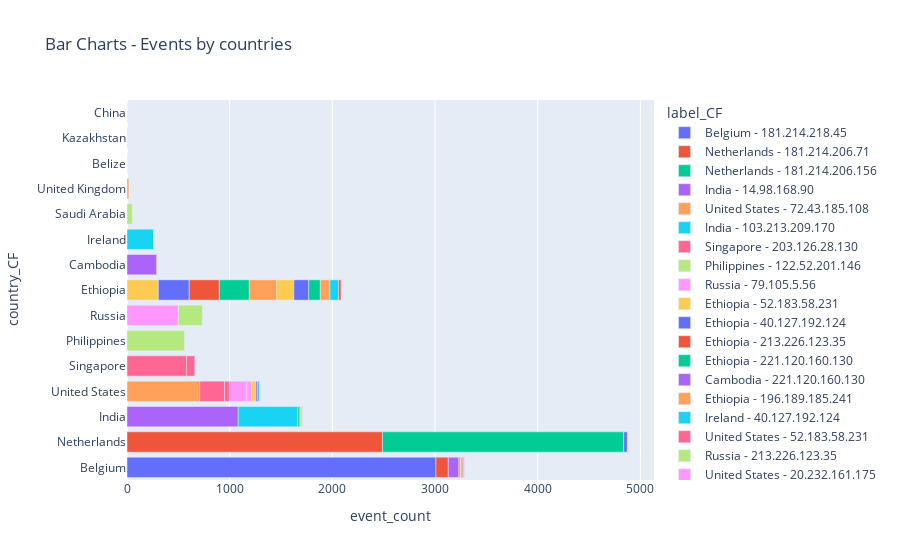

The notebook cell this image was saved under:
### Code cell
#1.5 - Event Counts Dataset with charts (country_cf)
grouplog = pd.read_excel('export_data.xlsx')
grouplog.drop(['destinationhost_CF'], axis=1, inplace=True)
grouplog = grouplog.sort_values(by = 'event_count', ascending=False)
display(grouplog)

fig = px.bar(grouplog, x = 'event_count', y = 'country_CF', color = 'label_CF', title = 'Bar Charts - Events by countries')
fig.show()

### Figure 1 — Plotly figure (JSON) as saved in the notebook; plotly's stock layout.template omitted (floating-point values rounded to 4 significant figures)
{"data": [{"alignmentgroup": "True", "hovertemplate": "label_CF=Belgium - 181.214.218.45<br>event_count=%{x}<br>country_CF=%{y}<extra></extra>", "legendgroup": "Belgium - 181.214.218.45", "marker": {"color": "#636efa", "pattern": {"shape": ""}}, "name": "Belgium - 181.214.218.45", "offsetgroup": "Belgium - 181.214.218.45", "orientation": "h", "showlegend": true, "textposition": "auto", "type": "bar", "x": [3009], "xaxis": "x", "y": ["Belgium"], "yaxis": "y"}, {"alignmentgroup": "True", "hovertemplate": "label_CF=Netherlands - 181.214.206.71<br>event_count=%{x}<br>country_CF=%{y}<extra></extra>", "legendgroup": "Netherlands - 181.214.206.71", "marker": {"color": "#EF553B", "pattern": {"shape": ""}}, "name": "Netherlands - 181.214.206.71", "offsetgroup": "Netherlands - 181.214.206.71", "orientation": "h", "showlegend": true, "textposition": "auto", "type": "bar", "x": [2488], "xaxis": "x", "y": ["Netherlands"], "yaxis": "y"}, {"alignmentgroup": "True", "hovertemplate": "label_CF=Netherlands - 181.214.206.156<br>event_count=%{x}<br>country_CF=%{y}<extra></extra>", "legendgroup": "Netherlands - 181.214.206.156", "marker": {"color": "#00cc96", "pattern": {"shape": ""}}, "name": "Netherlands - 181.214.206.156", "offsetgroup": "Netherlands - 181.214.206.156", "orientation": "h", "showlegend": true, "textposition": "auto", "type": "bar", "x": [2350], "xaxis": "x", "y": ["Netherlands"], "yaxis": "y"}, {"alignmentgroup": "True", "hovertemplate": "label_CF=India - 14.98.168.90<br>event_count=%{x}<br>country_CF=%{y}<extra></extra>", "legendgroup": "India - 14.98.168.90", "marker": {"color": "#ab63fa", "pattern": {"shape": ""}}, "name": "India - 14.98.168.90", "offsetgroup": "India - 14.98.168.90", "orientation": "h", "showlegend": true, "textposition": "auto", "type": "bar", "x": [1083], "xaxis": "x", "y": ["India"], "yaxis": "y"}, {"alignmentgroup": "True", "hovertemplate": "label_CF=United States - 72.43.185.108<br>event_count=%{x}<br>country_CF=%{y}<extra></extra>", "legendgroup": "United States - 72.43.185.108", "marker": {"color": "#FFA15A", "pattern": {"shape": ""}}, "name": "United States - 72.43.185.108", "offsetgroup": "United States - 72.43.185.108", "orientation": "h", "showlegend": true, "textposition": "auto", "type": "bar", "x": [708], "xaxis": "x", "y": ["United States"], "yaxis": "y"}, {"alignmentgroup": "True", "hovertemplate": "label_CF=India - 103.213.209.170<br>event_count=%{x}<br>country_CF=%{y}<extra></extra>", "legendgroup": "India - 103.213.209.170", "marker": {"color": "#19d3f3", "pattern": {"shape": ""}}, "name": "India - 103.213.209.170", "offsetgroup": "India - 103.213.209.170", "orientation": "h", "showlegend": true, "textposition": "auto", "type": "bar", "x": [581], "xaxis": "x", "y": ["India"], "yaxis": "y"}, {"alignmentgroup": "True", "hovertemplate": "label_CF=Singapore - 203.126.28.130<br>event_count=%{x}<br>country_CF=%{y}<extra></extra>", "legendgroup": "Singapore - 203.126.28.130", "marker": {"color": "#FF6692", "pattern": {"shape": ""}}, "name": "Singapore - 203.126.28.130", "offsetgroup": "Singapore - 203.126.28.130", "orientation": "h", "showlegend": true, "textposition": "auto", "type": "bar", "x": [581], "xaxis": "x", "y": ["Singapore"], "yaxis": "y"}, {"alignmentgroup": "True", "hovertemplate": "label_CF=Philippines - 122.52.201.146<br>event_count=%{x}<br>country_CF=%{y}<extra></extra>", "legendgroup": "Philippines - 122.52.201.146", "marker": {"color": "#B6E880", "pattern": {"shape": ""}}, "name": "Philippines - 122.52.201.146", "offsetgroup": "Philippines - 122.52.201.146", "orientation": "h", "showlegend": true, "textposition": "auto", "type": "bar", "x": [560], "xaxis": "x", "y": ["Philippines"], "yaxis": "y"}, {"alignmentgroup": "True", "hovertemplate": "label_CF=Russia - 79.105.5.56<br>event_count=%{x}<br>country_CF=%{y}<extra></extra>", "legendgroup": "Russia - 79.105.5.56", "marker": {"color": "#FF97FF", "pattern": {"shape": ""}}, "name": "Russia - 79.105.5.56", "offsetgroup": "Russia - 79.105.5.56", "orientation": "h", "showlegend": true, "textposition": "auto", "type": "bar", "x": [500], "xaxis": "x", "y": ["Russia"], "yaxis": "y"}, {"alignmentgroup": "True", "hovertemplate": "label_CF=Ethiopia - 52.183.58.231<br>event_count=%{x}<br>country_CF=%{y}<extra></extra>", "legendgroup": "Ethiopia - 52.183.58.231", "marker": {"color": "#FECB52", "pattern": {"shape": ""}}, "name": "Ethiopia - 52.183.58.231", "offsetgroup": "Ethiopia - 52.183.58.231", "orientation": "h", "showlegend": true, "textposition": "auto", "type": "bar", "x": [305], "xaxis": "x", "y": ["Ethiopia"], "yaxis": "y"}, {"alignmentgroup": "True", "hovertemplate": "label_CF=Ethiopia - 40.127.192.124<br>event_count=%{x}<br>country_CF=%{y}<extra></extra>", "legendgroup": "Ethiopia - 40.127.192.124", "marker": {"color": "#636efa", "pattern": {"shape": ""}}, "name": "Ethiopia - 40.127.192.124", "offsetgroup": "Ethiopia - 40.127.192.124", "orientation": "h", "showlegend": true, "textposition": "auto", "type": "bar", "x": [301], "xaxis": "x", "y": ["Ethiopia"], "yaxis": "y"}, {"alignmentgroup": "True", "hovertemplate": "label_CF=Ethiopia - 213.226.123.35<br>event_count=%{x}<br>country_CF=%{y}<extra></extra>", "legendgroup": "Ethiopia - 213.226.123.35", "marker": {"color": "#EF553B", "pattern": {"shape": ""}}, "name": "Ethiopia - 213.226.123.35", "offsetgroup": "Ethiopia - 213.226.123.35", "orientation": "h", "showlegend": true, "textposition": "auto", "type": "bar", "x": [293], "xaxis": "x", "y": ["Ethiopia"], "yaxis": "y"}, {"alignmentgroup": "True", "hovertemplate": "label_CF=Ethiopia - 221.120.160.130<br>event_count=%{x}<br>country_CF=%{y}<extra></extra>", "legendgroup": "Ethiopia - 221.120.160.130", "marker": {"color": "#00cc96", "pattern": {"shape": ""}}, "name": "Ethiopia - 221.120.160.130", "offsetgroup": "Ethiopia - 221.120.160.130", "orientation": "h", "showlegend": true, "textposition": "auto", "type": "bar", "x": [292], "xaxis": "x", "y": ["Ethiopia"], "yaxis": "y"}, {"alignmentgroup": "True", "hovertemplate": "label_CF=Cambodia - 221.120.160.130<br>event_count=%{x}<br>country_CF=%{y}<extra></extra>", "legendgroup": "Cambodia - 221.120.160.130", "marker": {"color": "#ab63fa", "pattern": {"shape": ""}}, "name": "Cambodia - 221.120.160.130", "offsetgroup": "Cambodia - 221.120.160.130", "orientation": "h", "showlegend": true, "textposition": "auto", "type": "bar", "x": [288], "xaxis": "x", "y": ["Cambodia"], "yaxis": "y"}, {"alignmentgroup": "True", "hovertemplate": "label_CF=Ethiopia - 196.189.185.241<br>event_count=%{x}<br>country_CF=%{y}<extra></extra>", "legendgroup": "Ethiopia - 196.189.185.241", "marker": {"color": "#FFA15A", "pattern": {"shape": ""}}, "name": "Ethiopia - 196.189.185.241", "offsetgroup": "Ethiopia - 196.189.185.241", "orientation": "h", "showlegend": true, "textposition": "auto", "type": "bar", "x": [268], "xaxis": "x", "y": ["Ethiopia"], "yaxis": "y"}, {"alignmentgroup": "True", "hovertemplate": "label_CF=Ireland - 40.127.192.124<br>event_count=%{x}<br>country_CF=%{y}<extra></extra>", "legendgroup": "Ireland - 40.127.192.124", "marker": {"color": "#19d3f3", "pattern": {"shape": ""}}, "name": "Ireland - 40.127.192.124", "offsetgroup": "Ireland - 40.127.192.124", "orientation": "h", "showlegend": true, "textposition": "auto", "type": "bar", "x": [258], "xaxis": "x", "y": ["Ireland"], "yaxis": "y"}, {"alignmentgroup": "True", "hovertemplate": "label_CF=United States - 52.183.58.231<br>event_count=%{x}<br>country_CF=%{y}<extra></extra>", "legendgroup": "United States - 52.183.58.231", "marker": {"color": "#FF6692", "pattern": {"shape": ""}}, "name": "United States - 52.183.58.231", "offsetgroup": "United States - 52.183.58.231", "orientation": "h", "showlegend": true, "textposition": "auto", "type": "bar", "x": [242, 47], "xaxis": "x", "y": ["United States", "United States"], "yaxis": "y"}, {"alignmentgroup": "True", "hovertemplate": "label_CF=Russia - 213.226.123.35<br>event_count=%{x}<br>country_CF=%{y}<extra></extra>", "legendgroup": "Russia - 213.226.123.35", "marker": {"color": "#B6E880", "pattern": {"shape": ""}}, "name": "Russia - 213.226.123.35", "offsetgroup": "Russia - 213.226.123.35", "orientation": "h", "showlegend": true, "textposition": "auto", "type": "bar", "x": [234], "xaxis": "x", "y": ["Russia"], "yaxis": "y"}, {"alignmentgroup": "True", "hovertemplate": "label_CF=United States - 20.232.161.175<br>event_count=%{x}<br>country_CF=%{y}<extra></extra>", "legendgroup": "United States - 20.232.161.175", "marker": {"color": "#FF97FF", "pattern": {"shape": ""}}, "name": "United States - 20.232.161.175", "offsetgroup": "United States - 20.232.161.175", "orientation": "h", "showlegend": true, "textposition": "auto", "type": "bar", "x": [171], "xaxis": "x", "y": ["United States"], "yaxis": "y"}, {"alignmentgroup": "True", "hovertemplate": "label_CF=Ethiopia - 181.214.218.45<br>event_count=%{x}<br>country_CF=%{y}<extra></extra>", "legendgroup": "Ethiopia - 181.214.218.45", "marker": {"color": "#FECB52", "pattern": {"shape": ""}}, "name": "Ethiopia - 181.214.218.45", "offsetgroup": "Ethiopia - 181.214.218.45", "orientation": "h", "showlegend": true, "textposition": "auto", "type": "bar", "x": [166], "xaxis": "x", "y": ["Ethiopia"], "yaxis": "y"}, {"alignmentgroup": "True", "hovertemplate": "label_CF=Ethiopia - 181.214.206.71<br>event_count=%{x}<br>country_CF=%{y}<extra></extra>", "legendgroup": "Ethiopia - 181.214.206.71", "marker": {"color": "#636efa", "pattern": {"shape": ""}}, "name": "Ethiopia - 181.214.206.71", "offsetgroup": "Ethiopia - 181.214.206.71", "orientation": "h", "showlegend": true, "textposition": "auto", "type": "bar", "x": [145], "xaxis": "x", "y": ["Ethiopia"], "yaxis": "y"}, {"alignmentgroup": "True", "hovertemplate": "label_CF=Belgium - 181.214.206.156<br>event_count=%{x}<br>country_CF=%{y}<extra></extra>", "legendgroup": "Belgium - 181.214.206.156", "marker": {"color": "#EF553B", "pattern": {"shape": ""}}, "name": "Belgium - 181.214.206.156", "offsetgroup": "Belgium - 181.214.206.156", "orientation": "h", "showlegend": true, "textposition": "auto", "type": "bar", "x": [120], "xaxis": "x", "y": ["Belgium"], "yaxis": "y"}, {"alignmentgroup": "True", "hovertemplate": "label_CF=Ethiopia - 181.214.206.156<br>event_count=%{x}<br>country_CF=%{y}<extra></extra>", "legendgroup": "Ethiopia - 181.214.206.156", "marker": {"color": "#00cc96", "pattern": {"shape": ""}}, "name": "Ethiopia - 181.214.206.156", "offsetgroup": "Ethiopia - 181.214.206.156", "orientation": "h", "showlegend": true, "textposition": "auto", "type": "bar", "x": [113], "xaxis": "x", "y": ["Ethiopia"], "yaxis": "y"}, {"alignmentgroup": "True", "hovertemplate": "label_CF=Belgium - 181.214.206.71<br>event_count=%{x}<br>country_CF=%{y}<extra></extra>", "legendgroup": "Belgium - 181.214.206.71", "marker": {"color": "#ab63fa", "pattern": {"shape": ""}}, "name": "Belgium - 181.214.206.71", "offsetgroup": "Belgium - 181.214.206.71", "orientation": "h", "showlegend": true, "textposition": "auto", "type": "bar", "x": [103], "xaxis": "x", "y": ["Belgium"], "yaxis": "y"}, {"alignmentgroup": "True", "hovertemplate": "label_CF=Ethiopia - 196.189.185.247<br>event_count=%{x}<br>country_CF=%{y}<extra></extra>", "legendgroup": "Ethiopia - 196.189.185.247", "marker": {"color": "#FFA15A", "pattern": {"shape": ""}}, "name": "Ethiopia - 196.189.185.247", "offsetgroup": "Ethiopia - 196.189.185.247", "orientation": "h", "showlegend": true, "textposition": "auto", "type": "bar", "x": [94], "xaxis": "x", "y": ["Ethiopia"], "yaxis": "y"}, {"alignmentgroup": "True", "hovertemplate": "label_CF=Ethiopia - 20.232.161.175<br>event_count=%{x}<br>country_CF=%{y}<extra></extra>", "legendgroup": "Ethiopia - 20.232.161.175", "marker": {"color": "#19d3f3", "pattern": {"shape": ""}}, "name": "Ethiopia - 20.232.161.175", "offsetgroup": "Ethiopia - 20.232.161.175", "orientation": "h", "showlegend": true, "textposition": "auto", "type": "bar", "x": [85], "xaxis": "x", "y": ["Ethiopia"], "yaxis": "y"}, {"alignmentgroup": "True", "hovertemplate": "label_CF=Singapore - 20.195.57.230<br>event_count=%{x}<br>country_CF=%{y}<extra></extra>", "legendgroup": "Singapore - 20.195.57.230", "marker": {"color": "#FF6692", "pattern": {"shape": ""}}, "name": "Singapore - 20.195.57.230", "offsetgroup": "Singapore - 20.195.57.230", "orientation": "h", "showlegend": true, "textposition": "auto", "type": "bar", "x": [79], "xaxis": "x", "y": ["Singapore"], "yaxis": "y"}, {"alignmentgroup": "True", "hovertemplate": "label_CF=Saudi Arabia - 93.112.215.84<br>event_count=%{x}<br>country_CF=%{y}<extra></extra>", "legendgroup": "Saudi Arabia - 93.112.215.84", "marker": {"color": "#B6E880", "pattern": {"shape": ""}}, "name": "Saudi Arabia - 93.112.215.84", "offsetgroup": "Saudi Arabia - 93.112.215.84", "orientation": "h", "showlegend": true, "textposition": "auto", "type": "bar", "x": [51], "xaxis": "x", "y": ["Saudi Arabia"], "yaxis": "y"}, {"alignmentgroup": "True", "hovertemplate": "label_CF=United States - 221.120.160.130<br>event_count=%{x}<br>country_CF=%{y}<extra></extra>", "legendgroup": "United States - 221.120.160.130", "marker": {"color": "#FF97FF", "pattern": {"shape": ""}}, "name": "United States - 221.120.160.130", "offsetgroup": "United States - 221.120.160.130", "orientation": "h", "showlegend": true, "textposition": "auto", "type": "bar", "x": [44], "xaxis": "x", "y": ["United States"], "yaxis": "y"}, {"alignmentgroup": "True", "hovertemplate": "label_CF=United States - 40.127.192.124<br>event_count=%{x}<br>country_CF=%{y}<extra></extra>", "legendgroup": "United States - 40.127.192.124", "marker": {"color": "#FECB52", "pattern": {"shape": ""}}, "name": "United States - 40.127.192.124", "offsetgroup": "United States - 40.127.192.124", "orientation": "h", "showlegend": true, "textposition": "auto", "type": "bar", "x": [43], "xaxis": "x", "y": ["United States"], "yaxis": "y"}, {"alignmentgroup": "True", "hovertemplate": "label_CF=Netherlands - 185.170.144.3<br>event_count=%{x}<br>country_CF=%{y}<extra></extra>", "legendgroup": "Netherlands - 185.170.144.3", "marker": {"color": "#636efa", "pattern": {"shape": ""}}, "name": "Netherlands - 185.170.144.3", "offsetgroup": "Netherlands - 185.170.144.3", "orientation": "h", "showlegend": true, "textposition": "auto", "type": "bar", "x": [35], "xaxis": "x", "y": ["Netherlands"], "yaxis": "y"}, {"alignmentgroup": "True", "hovertemplate": "label_CF=Ethiopia - 20.195.57.230<br>event_count=%{x}<br>country_CF=%{y}<extra></extra>", "legendgroup": "Ethiopia - 20.195.57.230", "marker": {"color": "#EF553B", "pattern": {"shape": ""}}, "name": "Ethiopia - 20.195.57.230", "offsetgroup": "Ethiopia - 20.195.57.230", "orientation": "h", "showlegend": true, "textposition": "auto", "type": "bar", "x": [24], "xaxis": "x", "y": ["Ethiopia"], "yaxis": "y"}, {"alignmentgroup": "True", "hovertemplate": "label_CF=India - 181.214.206.71<br>event_count=%{x}<br>country_CF=%{y}<extra></extra>", "legendgroup": "India - 181.214.206.71", "marker": {"color": "#00cc96", "pattern": {"shape": ""}}, "name": "India - 181.214.206.71", "offsetgroup": "India - 181.214.206.71", "orientation": "h", "showlegend": true, "textposition": "auto", "type": "bar", "x": [20], "xaxis": "x", "y": ["India"], "yaxis": "y"}, {"alignmentgroup": "True", "hovertemplate": "label_CF=United States - 185.170.144.3<br>event_count=%{x}<br>country_CF=%{y}<extra></extra>", "legendgroup": "United States - 185.170.144.3", "marker": {"color": "#ab63fa", "pattern": {"shape": ""}}, "name": "United States - 185.170.144.3", "offsetgroup": "United States - 185.170.144.3", "orientation": "h", "showlegend": true, "textposition": "auto", "type": "bar", "x": [19], "xaxis": "x", "y": ["United States"], "yaxis": "y"}, {"alignmentgroup": "True", "hovertemplate": "label_CF=United Kingdom - 176.10.80.6<br>event_count=%{x}<br>country_CF=%{y}<extra></extra>", "legendgroup": "United Kingdom - 176.10.80.6", "marker": {"color": "#FFA15A", "pattern": {"shape": ""}}, "name": "United Kingdom - 176.10.80.6", "offsetgroup": "United Kingdom - 176.10.80.6", "orientation": "h", "showlegend": true, "textposition": "auto", "type": "bar", "x": [18], "xaxis": "x", "y": ["United Kingdom"], "yaxis": "y"}, {"alignmentgroup": "True", "hovertemplate": "label_CF=United States - 87.251.75.120<br>event_count=%{x}<br>country_CF=%{y}<extra></extra>", "legendgroup": "United States - 87.251.75.120", "marker": {"color": "#19d3f3", "pattern": {"shape": ""}}, "name": "United States - 87.251.75.120", "offsetgroup": "United States - 87.251.75.120", "orientation": "h", "showlegend": true, "textposition": "auto", "type": "bar", "x": [18], "xaxis": "x", "y": ["United States"], "yaxis": "y"}, {"alignmentgroup": "True", "hovertemplate": "label_CF=Belgium - 103.213.209.170<br>event_count=%{x}<br>country_CF=%{y}<extra></extra>", "legendgroup": "Belgium - 103.213.209.170", "marker": {"color": "#FF6692", "pattern": {"shape": ""}}, "name": "Belgium - 103.213.209.170", "offsetgroup": "Belgium - 103.213.209.170", "orientation": "h", "showlegend": true, "textposition": "auto", "type": "bar", "x": [13], "xaxis": "x", "y": ["Belgium"], "yaxis": "y"}, {"alignmentgroup": "True", "hovertemplate": "label_CF=India - 181.214.218.45<br>event_count=%{x}<br>country_CF=%{y}<extra></extra>", "legendgroup": "India - 181.214.218.45", "marker": {"color": "#B6E880", "pattern": {"shape": ""}}, "name": "India - 181.214.218.45", "offsetgroup": "India - 181.214.218.45", "orientation": "h", "showlegend": true, "textposition": "auto", "type": "bar", "x": [13], "xaxis": "x", "y": ["India"], "yaxis": "y"}, {"alignmentgroup": "True", "hovertemplate": "label_CF=India - 181.214.206.156<br>event_count=%{x}<br>country_CF=%{y}<extra></extra>", "legendgroup": "India - 181.214.206.156", "marker": {"color": "#FF97FF", "pattern": {"shape": ""}}, "name": "India - 181.214.206.156", "offsetgroup": "India - 181.214.206.156", "orientation": "h", "showlegend": true, "textposition": "auto", "type": "bar", "x": [12], "xaxis": "x", "y": ["India"], "yaxis": "y"}, {"alignmentgroup": "True", "hovertemplate": "label_CF=Belgium - 20.232.161.175<br>event_count=%{x}<br>country_CF=%{y}<extra></extra>", "legendgroup": "Belgium - 20.232.161.175", "marker": {"color": "#FECB52", "pattern": {"shape": ""}}, "name": "Belgium - 20.232.161.175", "offsetgroup": "Belgium - 20.232.161.175", "orientation": "h", "showlegend": true, "textposition": "auto", "type": "bar", "x": [10], "xaxis": "x", "y": ["Belgium"], "yaxis": "y"}, {"alignmentgroup": "True", "hovertemplate": "label_CF=Belgium - 221.120.160.130<br>event_count=%{x}<br>country_CF=%{y}<extra></extra>", "legendgroup": "Belgium - 221.120.160.130", "marker": {"color": "#636efa", "pattern": {"shape": ""}}, "name": "Belgium - 221.120.160.130", "offsetgroup": "Belgium - 221.120.160.130", "orientation": "h", "showlegend": true, "textposition": "auto", "type": "bar", "x": [9], "xaxis": "x", "y": ["Belgium"], "yaxis": "y"}, {"alignmentgroup": "True", "hovertemplate": "label_CF=Belgium - 40.127.192.124<br>event_count=%{x}<br>country_CF=%{y}<extra></extra>", "legendgroup": "Belgium - 40.127.192.124", "marker": {"color": "#EF553B", "pattern": {"shape": ""}}, "name": "Belgium - 40.127.192.124", "offsetgroup": "Belgium - 40.127.192.124", "orientation": "h", "showlegend": true, "textposition": "auto", "type": "bar", "x": [9], "xaxis": "x", "y": ["Belgium"], "yaxis": "y"}, {"alignmentgroup": "True", "hovertemplate": "label_CF=Belgium - 176.10.80.6<br>event_count=%{x}<br>country_CF=%{y}<extra></extra>", "legendgroup": "Belgium - 176.10.80.6", "marker": {"color": "#00cc96", "pattern": {"shape": ""}}, "name": "Belgium - 176.10.80.6", "offsetgroup": "Belgium - 176.10.80.6", "orientation": "h", "showlegend": true, "textposition": "auto", "type": "bar", "x": [6], "xaxis": "x", "y": ["Belgium"], "yaxis": "y"}, {"alignmentgroup": "True", "hovertemplate": "label_CF=Belgium - 52.183.58.231<br>event_count=%{x}<br>country_CF=%{y}<extra></extra>", "legendgroup": "Belgium - 52.183.58.231", "marker": {"color": "#ab63fa", "pattern": {"shape": ""}}, "name": "Belgium - 52.183.58.231", "offsetgroup": "Belgium - 52.183.58.231", "orientation": "h", "showlegend": true, "textposition": "auto", "type": "bar", "x": [5], "xaxis": "x", "y": ["Belgium"], "yaxis": "y"}, {"alignmentgroup": "True", "hovertemplate": "label_CF=Ethiopia - 176.10.80.6<br>event_count=%{x}<br>country_CF=%{y}<extra></extra>", "legendgroup": "Ethiopia - 176.10.80.6", "marker": {"color": "#FFA15A", "pattern": {"shape": ""}}, "name": "Ethiopia - 176.10.80.6", "offsetgroup": "Ethiopia - 176.10.80.6", "orientation": "h", "showlegend": true, "textposition": "auto", "type": "bar", "x": [5], "xaxis": "x", "y": ["Ethiopia"], "yaxis": "y"}, {"alignmentgroup": "True", "hovertemplate": "label_CF=United States - 20.195.57.230<br>event_count=%{x}<br>country_CF=%{y}<extra></extra>", "legendgroup": "United States - 20.195.57.230", "marker": {"color": "#19d3f3", "pattern": {"shape": ""}}, "name": "United States - 20.195.57.230", "offsetgroup": "United States - 20.195.57.230", "orientation": "h", "showlegend": true, "textposition": "auto", "type": "bar", "x": [5], "xaxis": "x", "y": ["United States"], "yaxis": "y"}, {"alignmentgroup": "True", "hovertemplate": "label_CF=Netherlands - 87.251.75.120<br>event_count=%{x}<br>country_CF=%{y}<extra></extra>", "legendgroup": "Netherlands - 87.251.75.120", "marker": {"color": "#FF6692", "pattern": {"shape": ""}}, "name": "Netherlands - 87.251.75.120", "offsetgroup": "Netherlands - 87.251.75.120", "orientation": "h", "showlegend": true, "textposition": "auto", "type": "bar", "x": [3], "xaxis": "x", "y": ["Netherlands"], "yaxis": "y"}, {"alignmentgroup": "True", "hovertemplate": "label_CF=Belize - 45.227.254.49<br>event_count=%{x}<br>country_CF=%{y}<extra></extra>", "legendgroup": "Belize - 45.227.254.49", "marker": {"color": "#B6E880", "pattern": {"shape": ""}}, "name": "Belize - 45.227.254.49", "offsetgroup": "Belize - 45.227.254.49", "orientation": "h", "showlegend": true, "textposition": "auto", "type": "bar", "x": [2], "xaxis": "x", "y": ["Belize"], "yaxis": "y"}, {"alignmentgroup": "True", "hovertemplate": "label_CF=Kazakhstan - 46.34.195.4<br>event_count=%{x}<br>country_CF=%{y}<extra></extra>", "legendgroup": "Kazakhstan - 46.34.195.4", "marker": {"color": "#FF97FF", "pattern": {"shape": ""}}, "name": "Kazakhstan - 46.34.195.4", "offsetgroup": "Kazakhstan - 46.34.195.4", "orientation": "h", "showlegend": true, "textposition": "auto", "type": "bar", "x": [2], "xaxis": "x", "y": ["Kazakhstan"], "yaxis": "y"}, {"alignmentgroup": "True", "hovertemplate": "label_CF=Ethiopia - 80.94.95.80<br>event_count=%{x}<br>country_CF=%{y}<extra></extra>", "legendgroup": "Ethiopia - 80.94.95.80", "marker": {"color": "#FECB52", "pattern": {"shape": ""}}, "name": "Ethiopia - 80.94.95.80", "offsetgroup": "Ethiopia - 80.94.95.80", "orientation": "h", "showlegend": true, "textposition": "auto", "type": "bar", "x": [2], "xaxis": "x", "y": ["Ethiopia"], "yaxis": "y"}, {"alignmentgroup": "True", "hovertemplate": "label_CF=India - 20.232.161.175<br>event_count=%{x}<br>country_CF=%{y}<extra></extra>", "legendgroup": "India - 20.232.161.175", "marker": {"color": "#636efa", "pattern": {"shape": ""}}, "name": "India - 20.232.161.175", "offsetgroup": "India - 20.232.161.175", "orientation": "h", "showlegend": true, "textposition": "auto", "type": "bar", "x": [2], "xaxis": "x", "y": ["India"], "yaxis": "y"}, {"alignmentgroup": "True", "hovertemplate": "label_CF=India - 40.127.192.124<br>event_count=%{x}<br>country_CF=%{y}<extra></extra>", "legendgroup": "India - 40.127.192.124", "marker": {"color": "#EF553B", "pattern": {"shape": ""}}, "name": "India - 40.127.192.124", "offsetgroup": "India - 40.127.192.124", "orientation": "h", "showlegend": true, "textposition": "auto", "type": "bar", "x": [2], "xaxis": "x", "y": ["India"], "yaxis": "y"}, {"alignmentgroup": "True", "hovertemplate": "label_CF=United States - 161.35.11.215<br>event_count=%{x}<br>country_CF=%{y}<extra></extra>", "legendgroup": "United States - 161.35.11.215", "marker": {"color": "#00cc96", "pattern": {"shape": ""}}, "name": "United States - 161.35.11.215", "offsetgroup": "United States - 161.35.11.215", "orientation": "h", "showlegend": true, "textposition": "auto", "type": "bar", "x": [1, 1], "xaxis": "x", "y": ["United States", "United States"], "yaxis": "y"}, {"alignmentgroup": "True", "hovertemplate": "label_CF=China - 101.34.53.120<br>event_count=%{x}<br>country_CF=%{y}<extra></extra>", "legendgroup": "China - 101.34.53.120", "marker": {"color": "#ab63fa", "pattern": {"shape": ""}}, "name": "China - 101.34.53.120", "offsetgroup": "China - 101.34.53.120", "orientation": "h", "showlegend": true, "textposition": "auto", "type": "bar", "x": [1], "xaxis": "x", "y": ["China"], "yaxis": "y"}, {"alignmentgroup": "True", "hovertemplate": "label_CF=United States - 20.231.60.181<br>event_count=%{x}<br>country_CF=%{y}<extra></extra>", "legendgroup": "United States - 20.231.60.181", "marker": {"color": "#FFA15A", "pattern": {"shape": ""}}, "name": "United States - 20.231.60.181", "offsetgroup": "United States - 20.231.60.181", "orientation": "h", "showlegend": true, "textposition": "auto", "type": "bar", "x": [1], "xaxis": "x", "y": ["United States"], "yaxis": "y"}, {"alignmentgroup": "True", "hovertemplate": "label_CF=Ethiopia - 103.16.61.234<br>event_count=%{x}<br>country_CF=%{y}<extra></extra>", "legendgroup": "Ethiopia - 103.16.61.234", "marker": {"color": "#19d3f3", "pattern": {"shape": ""}}, "name": "Ethiopia - 103.16.61.234", "offsetgroup": "Ethiopia - 103.16.61.234", "orientation": "h", "showlegend": true, "textposition": "auto", "type": "bar", "x": [1], "xaxis": "x", "y": ["Ethiopia"], "yaxis": "y"}, {"alignmentgroup": "True", "hovertemplate": "label_CF=India - 52.183.58.231<br>event_count=%{x}<br>country_CF=%{y}<extra></extra>", "legendgroup": "India - 52.183.58.231", "marker": {"color": "#FF6692", "pattern": {"shape": ""}}, "name": "India - 52.183.58.231", "offsetgroup": "India - 52.183.58.231", "orientation": "h", "showlegend": true, "textposition": "auto", "type": "bar", "x": [1], "xaxis": "x", "y": ["India"], "yaxis": "y"}, {"alignmentgroup": "True", "hovertemplate": "label_CF=United States - 20.124.251.35<br>event_count=%{x}<br>country_CF=%{y}<extra></extra>", "legendgroup": "United States - 20.124.251.35", "marker": {"color": "#B6E880", "pattern": {"shape": ""}}, "name": "United States - 20.124.251.35", "offsetgroup": "United States - 20.124.251.35", "orientation": "h", "showlegend": true, "textposition": "auto", "type": "bar", "x": [1], "xaxis": "x", "y": ["United States"], "yaxis": "y"}, {"alignmentgroup": "True", "hovertemplate": "label_CF=United States - 51.195.121.77<br>event_count=%{x}<br>country_CF=%{y}<extra></extra>", "legendgroup": "United States - 51.195.121.77", "marker": {"color": "#FF97FF", "pattern": {"shape": ""}}, "name": "United States - 51.195.121.77", "offsetgroup": "United States - 51.195.121.77", "orientation": "h", "showlegend": true, "textposition": "auto", "type": "bar", "x": [1], "xaxis": "x", "y": ["United States"], "yaxis": "y"}, {"alignmentgroup": "True", "hovertemplate": "label_CF=Kazakhstan - 46.34.195.94<br>event_count=%{x}<br>country_CF=%{y}<extra></extra>", "legendgroup": "Kazakhstan - 46.34.195.94", "marker": {"color": "#FECB52", "pattern": {"shape": ""}}, "name": "Kazakhstan - 46.34.195.94", "offsetgroup": "Kazakhstan - 46.34.195.94", "orientation": "h", "showlegend": true, "textposition": "auto", "type": "bar", "x": [1], "xaxis": "x", "y": ["Kazakhstan"], "yaxis": "y"}, {"alignmentgroup": "True", "hovertemplate": "label_CF=Ethiopia - 211.253.37.225<br>event_count=%{x}<br>country_CF=%{y}<extra></extra>", "legendgroup": "Ethiopia - 211.253.37.225", "marker": {"color": "#636efa", "pattern": {"shape": ""}}, "name": "Ethiopia - 211.253.37.225", "offsetgroup": "Ethiopia - 211.253.37.225", "orientation": "h", "showlegend": true, "textposition": "auto", "type": "bar", "x": [1], "xaxis": "x", "y": ["Ethiopia"], "yaxis": "y"}], "layout": {"barmode": "relative", "legend": {"title": {"text": "label_CF"}, "tracegroupgap": 0}, "title": {"text": "Bar Charts - Events by countries"}, "xaxis": {"anchor": "y", "domain": [0, 1], "title": {"text": "event_count"}}, "yaxis": {"anchor": "x", "domain": [0, 1], "title": {"text": "country_CF"}}}}
